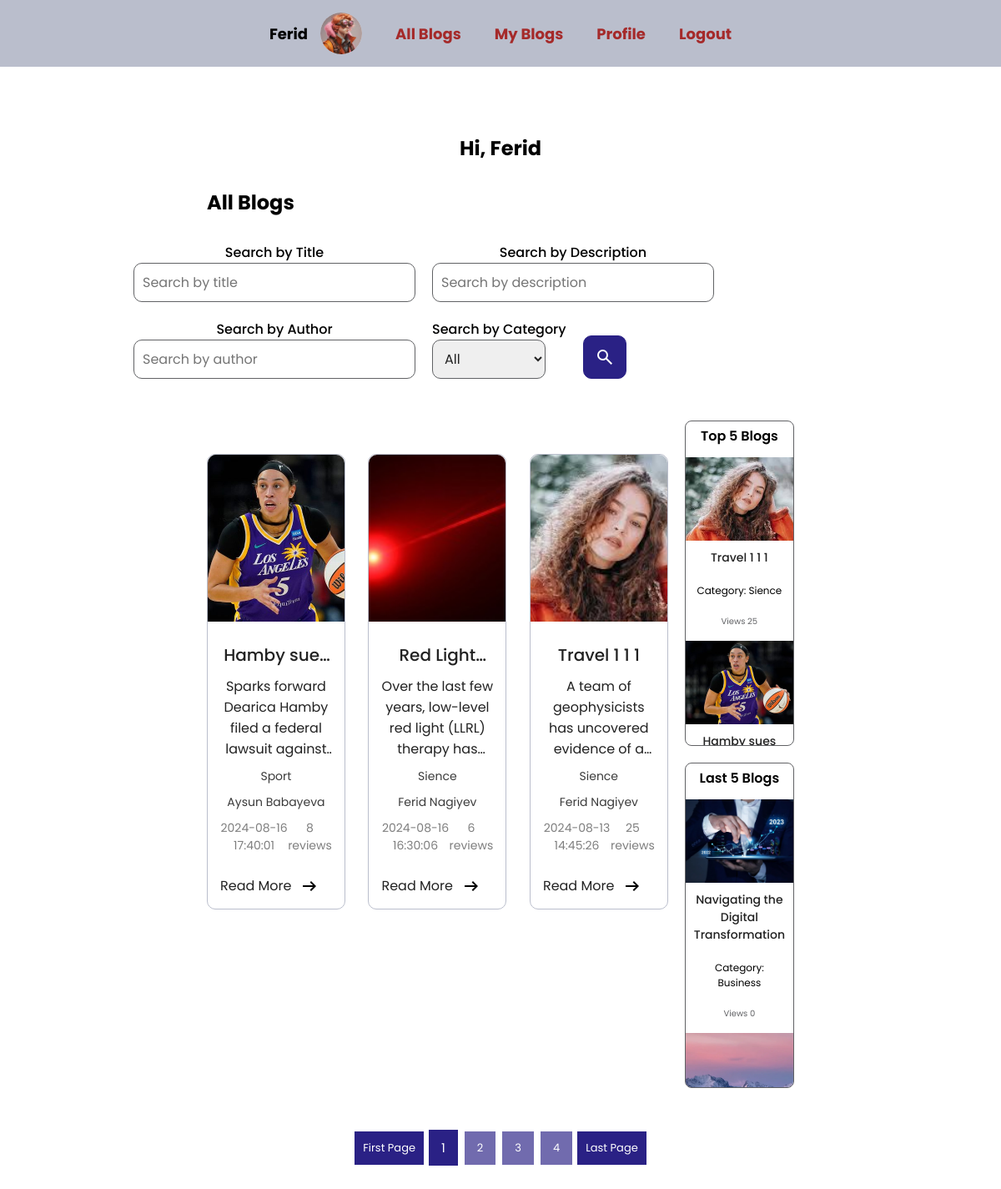
Page /client/index.php (signed in) on the committed database.
### tables this page shows
CREATE TABLE `users` (
  `id` bigint(20) NOT NULL,
  `name` varchar(255) NOT NULL,
  `surname` varchar(255) NOT NULL,
  `gender` int(11) NOT NULL,
  `dob` date NOT NULL,
  `profile` varchar(255) DEFAULT NULL,
  `email` varchar(255) NOT NULL,
  `password` varchar(255) NOT NULL,
  `active` int(11) DEFAULT 1,
  `role` int(11) DEFAULT 0,
  `otp` int(11) DEFAULT NULL,
  `created_at` timestamp NOT NULL DEFAULT current_timestamp(),
  `updated_at` timestamp NOT NULL DEFAULT current_timestamp()
);

CREATE TABLE `blogs` (
  `id` bigint(20) NOT NULL,
  `user_id` bigint(20) DEFAULT NULL,
  `category_id` bigint(20) DEFAULT NULL,
  `title` varchar(1000) NOT NULL,
  `description` mediumtext NOT NULL,
  `profile` varchar(255) NOT NULL,
  `is_publish` tinyint(1) DEFAULT 0,
  `view_count` int(11) DEFAULT 0,
  `created_at` timestamp NOT NULL DEFAULT current_timestamp(),
  `updated_at` timestamp NOT NULL DEFAULT current_timestamp()
);

CREATE TABLE `catigories` (
  `id` bigint(20) NOT NULL,
  `name` varchar(255) NOT NULL,
  `created_at` timestamp NOT NULL DEFAULT current_timestamp(),
  `updated_at` timestamp NOT NULL DEFAULT current_timestamp()
);

### index.php (called while the page is built, shortened)
<?php
require_once "config/database.php";
include_once "helper/helper.php";
include_once "head.php";
include_once "navbar.php";

### helper/helper.php (called while the page is built, shortened)
<?php
function auth(){
    if(isset($_SESSION['user_id'])){
        return true;
    }else{
        return false;
    }
}

### client/index.php (the view, shortened to what this page needs)
<?php
include_once "../index.php";
$user = $_SESSION;
$start = 0;
$blogsPerPage = 3;
$currentPage = isset($_GET['page']) ? $_GET['page'] : 1;
$sql = "SELECT id FROM blogs
      WHERE blogs.is_publish = 1";
$blogsQuery = $connection->prepare($sql);
$blogsQuery->execute([]);
$totalBlogs = $blogsQuery->fetchAll(PDO::FETCH_ASSOC);
$totalPages = ceil(count($totalBlogs) / $blogsPerPage);
$sql = "SELECT blogs.*, users.name AS author_name, users.surname AS author_surname, catigories.name AS category_name FROM blogs
      LEFT JOIN users ON users.id = blogs.user_id
      LEFT JOIN catigories ON catigories.id = blogs.category_id
      WHERE blogs.is_publish = 1
      LIMIT $start, $blogsPerPage";
$blogsQuery = $connection->prepare($sql);
$blogsQuery->execute([]);
$blogs = $blogsQuery->fetchAll(PDO::FETCH_ASSOC);
$query = "SELECT blogs.*, catigories.name AS category_name FROM blogs
      LEFT JOIN users ON users.id = blogs.user_id
      LEFT JOIN catigories ON catigories.id = blogs.category_id
      ORDER BY view_count DESC
      LIMIT 5
      ";
$blogsQuery = $connection->prepare($query);
$blogsQuery->execute([]);
$topBlogs = $blogsQuery->fetchAll(PDO::FETCH_ASSOC);
$lastQuery = "SELECT blogs.*, catigories.name AS category_name
              FROM blogs
      LEFT JOIN users ON users.id = blogs.user_id
      LEFT JOIN catigories ON catigories.id = blogs.category_id
      ORDER BY view_count ASC
      LIMIT 5
      ";
$lastBlogsQuery = $connection->prepare($lastQuery);
$lastBlogsQuery->execute([]);
$lastBlogs = $lastBlogsQuery->fetchAll(PDO::FETCH_ASSOC);
$is_filtered = false;
$filteredBlogs = [];
$showBlogs = [];
if (empty($filteredBlogs) && !$is_filtered) {
    $showBlogs = $blogs;
} elseif (!empty($filteredBlogs)) {
    $showBlogs = $filteredBlogs;
} else if (empty($filteredBlogs) && $is_filtered) {
    $showBlogs = $filteredBlogs;
}
?>
<!DOCTYPE html>
<html lang="en">
<head>
    <link rel="stylesheet" href="../style.css">
</head>
<body>
    <section class="client">
        <div class="greeting">
            <h2>Hi, <?= $user['name'] ?></h2>
            <h2>All Blogs</h2>
            <div class="searchBar">
                <form id="form" action="" method='get'>
                    <div class="titleSearch">
                        <label for="title">Search by Title</label>
                        <div class="inp">
                            <input type="text" name="title" value="<?= isset($_GET['title']) ? $_GET['title'] : '' ?>" id="title" placeholder="Search by title" />
                        </div>
                    </div>
                    <div class="descSearch">
                        <label for="desc">Search by Description</label>
                        <div class="inp">
                            <input type="text" name="description" value="<?= isset($_GET['description']) ? $_GET['description'] : '' ?>" id="desc" placeholder="Search by description" />
                        </div>
                    </div>
                    <div class="authorSearch">
                        <label for="author">Search by Author</label>
                        <div class="inp">
                            <input type="text" name="author" value="<?= isset($_GET['author']) ? $_GET['author'] : '' ?>" id="author" placeholder="Search by author" />
                        </div>
                    </div>
                    <div class="categorySearch">
                        <label for="cat">Search by Category</label>
                        <div class="inp">
                            <select name="category" id="cat">
                                <option value="">All</option>
                            </select>
                        </div>
                    </div>
                    <button id="submit" type="submit">
                        <img src="/backend_project1/public/search.svg" alt="Search">
                    </button>
                </form>
            </div>
            <div class="wrapperBlogs">
                <div class="blogs">
                    <?php
                    if (!empty($showBlogs)) {
                        foreach ($showBlogs as $blog) {
                    ?>
                            <div class="blog">
                                <div class="img">
                                    <img src="/backend_project1/public/<?= $blog['profile'] ?>" alt="Poster">
                                </div>
                                <div class="blogInfo">
                                    <span class="title"><?= $blog['title'] ?></span>
                                    <p class="blogDesc"><?= $blog['description'] ?></p>
                                    <span class="category"><?= $blog['category_name'] ?></span>
                                    <span class="author"><?= $blog['author_name'] . " " . $blog['author_surname'] ?></span>
                                    <div class="bottom">
                                        <span class="date"><?= $blog['updated_at'] ?></span>
                                        <span class="views"><?= $blog['view_count'] ?> reviews</span>
                                    </div>
                                    <a href="/backend_project1/client/blog/detailPage.php?id=<?= $blog['id'] ?>" class="moreDetails">
                                        <span>Read More</span>
                                        <img src="/backend_project1/public/arrow.svg" alt="Read More">
                                    </a>
                                </div>
                            </div>
                    <?php
                        }
                    } else {
                        echo "<h2>There is no blogs</h2>";
                    }
                    ?>
                </div>
                <div class="rightBar">
                    <div class="topBlogs">
                        <span>Top 5 Blogs</span>
                        <div class="littleBlogs">
                            <?php
                            foreach ($topBlogs as $topBlog) {
                                if ($topBlog['is_publish'] == 1) {
                            ?>
                                    <div class="littleBlog">
                                        <div class="img">
                                            <img src="/backend_project1/public/<?= $topBlog['profile'] ?>" alt="">
                                        </div>
                                        <span class="title"><?= $topBlog['title'] ?></span>
                                        <span class="category">Category: <?= $topBlog['category_name'] ?></span>
                                        <span class="views">Views <?= $topBlog['view_count'] ?></span>
                                    </div>
                            <?php
                                }
                            }
                            ?>
                        </div>
                    </div>
                    <div class="lastBlogs">
                        <span>Last 5 Blogs</span>
                        <div class="littleBlogs">
                            <?php
                            foreach ($lastBlogs as $lastBlog) {
                                if ($lastBlog['is_publish'] == 1) {
                            ?>
                                    <div class="littleBlog">
                                        <div class="img">
                                            <img src="/backend_project1/public/<?= $lastBlog['profile'] ?>" alt="">
                                        </div>
                                        <span class="title"><?= $lastBlog['title'] ?></span>
                                        <span class="category">Category: <?= $lastBlog['category_name'] ?></span>
                                        <span class="views">Views <?= $lastBlog['view_count'] ?></span>
                                    </div>
                            <?php
                                }
                            }
                            ?>
                        </div>
                    </div>
                </div>
            </div>
            <div class="pagination">
                <div class="paginationBtns">
                    <div class="mainBtns">
                        <a href="?page=1" class="firstPage">First Page</a>
                    </div>
                    <div class="smallBtns">
                        <?php
                        for ($i = 0; $i < $totalPages; $i++) { ?>
                            <a href="?page=<?= $i + 1 ?>" class="page <?= $i + 1 == $currentPage ? 'active' : '' ?>"><?= $i+1?></a>
                        <?php
                        }
                        ?>
                    </div>
                    <div class="mainBtns">
                        <a href="?page=<?= $totalPages ?>" class="lastPage">Last Page</a>
                    </div>
                </div>
            </div>
        </div>
    </section>
</body>
</html>

### navbar.php (shortened to what this page needs)
<?php
include_once "helper/helper.php";
require_once "config/database.php";
$authUser = auth();
$name = $surname = $profileImg = $profileTxt = '';
if(isset($_SESSION['user_id']) && !empty($_SESSION['user_id'])) {
    $sql = "SELECT * FROM users WHERE id=?";
    $userQuery = $connection->prepare($sql);
    $userQuery->execute([$_SESSION['user_id']]);
    $user = $userQuery->fetch(PDO::FETCH_ASSOC);
    if ($authUser) {
        $name = $user['name'];
        $profileImg = $user['profile'];
    }
}
?>
<header>
    <nav>
        <ul>
            <?php
            if ($authUser) {
            ?>
                <li>
                    <a class="name" href="/backend_project1/client/profile.php">
                        <span class="nameNavbar"><?= $name ?></span>
                        <div class="img">
                            <?php if ($profileImg) {
                            ?>
                                <img src="/backend_project1/<?= $profileImg ?>" alt="Profile Image">
                            <?php
                            } else {
                            ?>
                                <span><?= $profileTxt ?></span>
                            <?php
                            } ?>
                        </div>
                    </a>
                </li>
                <?php if (isset($user['role']) && !$user['role']) {
                ?>
                    <li>
                        <a href="/backend_project1/client/index.php">All Blogs</a>
                    </li>
                    <li>
                        <a href="/backend_project1/client/blog/select.php">My Blogs</a>
                    </li>
                    <li>
                        <a href="/backend_project1/client/profile.php">Profile</a>
                    </li>
                <?php
                }
                ?>
                <li>
                    <a href="/backend_project1/auth/logout.php">Logout</a>
                </li>
            <?php
            }
            ?>
        </ul>
    </nav>
</header>

### rows in the picture
users: name "Ferid", profile (picture)
blogs: profile (picture), title "Hamby…", description "Sparks forward Dearica Hamby filed a federal lawsuit…", category.name "Sport", user.name "Aysun", user.surname "Babayeva", updated_at "2024-08-16 17:40:01", view_count "8", title "Hamby sues…"
blogs: profile (picture), title "Red…", description "Over the last few years, low-level red light (LLRL) therapy…", category.name "Sience", user.name "Ferid", user.surname "Nagiyev", updated_at "2024-08-16 16:30:06", view_count "6"
blogs: profile (picture), title "Travel 1 1 1", description "A team of geophysicists has uncovered evidence of…", category.name "Sience", user.name "Ferid", user.surname "Nagiyev", updated_at "2024-08-13 14:45:26", view_count "25"
blogs: profile (picture), title "Navigating the Digital Transformation", category.name "Business", view_count "0"
blogs: profile (picture)
